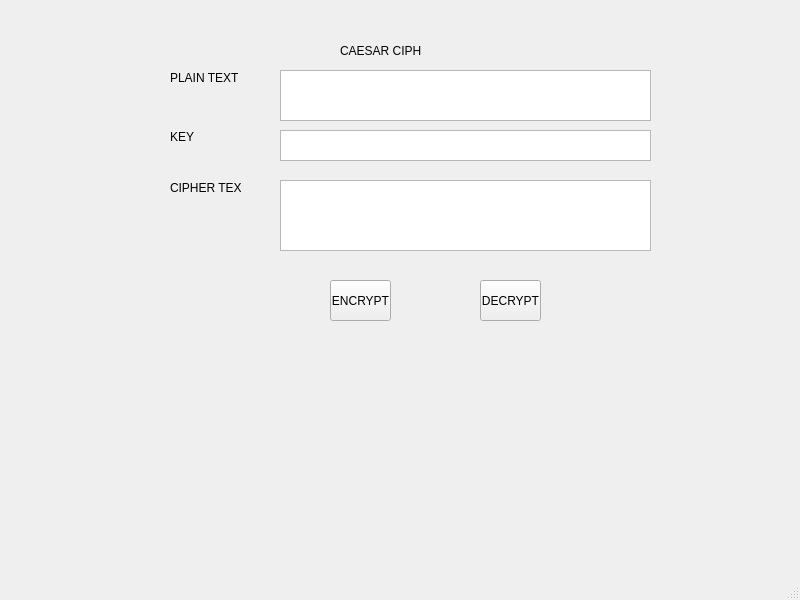
<?xml version="1.0" encoding="UTF-8"?>
<ui version="4.0">
 <class>MainWindow</class>
 <widget class="QMainWindow" name="MainWindow">
  <property name="geometry">
   <rect>
    <x>0</x>
    <y>0</y>
    <width>800</width>
    <height>600</height>
   </rect>
  </property>
  <property name="windowTitle">
   <string>MainWindow</string>
  </property>
  <widget class="QWidget" name="centralwidget">
   <widget class="QLabel" name="label">
    <property name="geometry">
     <rect>
      <x>340</x>
      <y>40</y>
      <width>81</width>
      <height>21</height>
     </rect>
    </property>
    <property name="maximumSize">
     <size>
      <width>81</width>
      <height>16777215</height>
     </size>
    </property>
    <property name="text">
     <string>CAESAR CIPHER</string>
    </property>
   </widget>
   <widget class="QLabel" name="label_2">
    <property name="geometry">
     <rect>
      <x>170</x>
      <y>70</y>
      <width>71</width>
      <height>16</height>
     </rect>
    </property>
    <property name="text">
     <string>PLAIN TEXT</string>
    </property>
   </widget>
   <widget class="QLabel" name="label_3">
    <property name="geometry">
     <rect>
      <x>170</x>
      <y>130</y>
      <width>47</width>
      <height>13</height>
     </rect>
    </property>
    <property name="text">
     <string>KEY</string>
    </property>
   </widget>
   <widget class="QLabel" name="label_4">
    <property name="geometry">
     <rect>
      <x>170</x>
      <y>180</y>
      <width>71</width>
      <height>16</height>
     </rect>
    </property>
    <property name="text">
     <string>CIPHER TEXT</string>
    </property>
   </widget>
   <widget class="QToolButton" name="toolButton">
    <property name="geometry">
     <rect>
      <x>330</x>
      <y>280</y>
      <width>61</width>
      <height>41</height>
     </rect>
    </property>
    <property name="text">
     <string>ENCRYPT</string>
    </property>
   </widget>
   <widget class="QToolButton" name="toolButton_2">
    <property name="geometry">
     <rect>
      <x>480</x>
      <y>280</y>
      <width>61</width>
      <height>41</height>
     </rect>
    </property>
    <property name="text">
     <string>DECRYPT</string>
    </property>
   </widget>
   <widget class="QTextEdit" name="textEdit">
    <property name="geometry">
     <rect>
      <x>280</x>
      <y>70</y>
      <width>371</width>
      <height>51</height>
     </rect>
    </property>
   </widget>
   <widget class="QTextEdit" name="textEdit_2">
    <property name="geometry">
     <rect>
      <x>280</x>
      <y>130</y>
      <width>371</width>
      <height>31</height>
     </rect>
    </property>
   </widget>
   <widget class="QTextEdit" name="textEdit_3">
    <property name="geometry">
     <rect>
      <x>280</x>
      <y>180</y>
      <width>371</width>
      <height>71</height>
     </rect>
    </property>
   </widget>
  </widget>
  <widget class="QMenuBar" name="menubar">
   <property name="geometry">
    <rect>
     <x>0</x>
     <y>0</y>
     <width>800</width>
     <height>21</height>
    </rect>
   </property>
  </widget>
  <widget class="QStatusBar" name="statusbar"/>
 </widget>
 <resources/>
 <connections/>
</ui>
